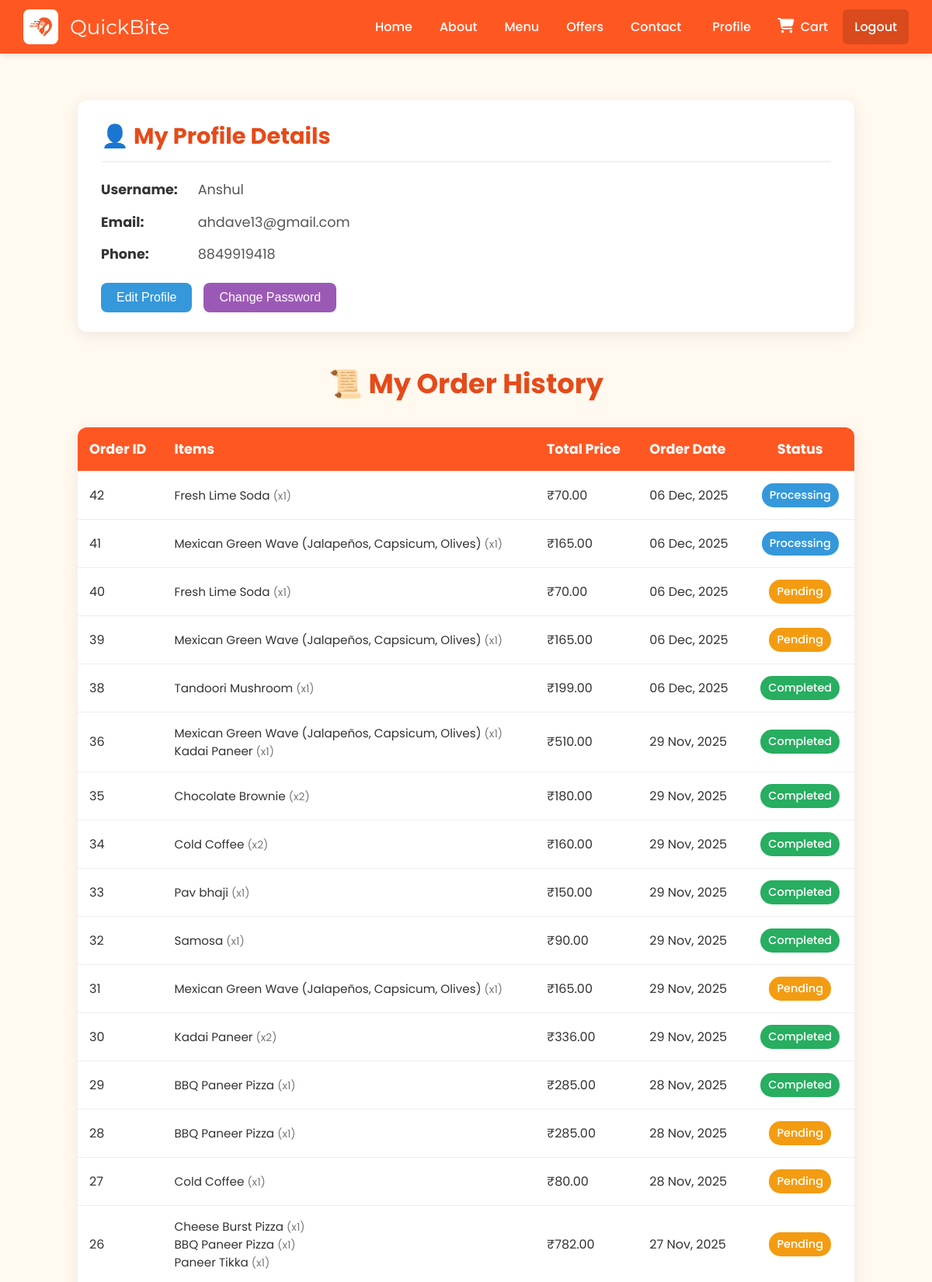
Page /profile.php (signed in, upper part) on the committed database.
### tables this page shows
CREATE TABLE `users` (
  `id` int(11) NOT NULL,
  `username` varchar(100) NOT NULL,
  `email` varchar(255) NOT NULL,
  `phone` varchar(15) NOT NULL,
  `password` varchar(100) NOT NULL
);

CREATE TABLE `orders` (
  `id` int(11) NOT NULL,
  `username` varchar(255) NOT NULL,
  `grand_total` decimal(10,2) NOT NULL,
  `discount_amount` decimal(10,2) DEFAULT 0.00,
  `offer_name` varchar(255) DEFAULT NULL,
  `order_status` varchar(50) DEFAULT 'Pending Payment',
  `payment_method` varchar(50) DEFAULT NULL,
  `created_at` timestamp NOT NULL DEFAULT current_timestamp()
);

CREATE TABLE `order_items` (
  `id` int(11) NOT NULL,
  `order_id` int(11) NOT NULL,
  `item_name` varchar(255) NOT NULL,
  `price` decimal(10,2) NOT NULL,
  `quantity` int(11) NOT NULL
);

### profile.php (the view, shortened to what this page needs)
<?php
$conn = new mysqli("localhost", "root", "", "food");
$username = $_SESSION['username'] ?? '';
$user_details = [];
$orders = [];
$pending_variants = ['Pending', 'Pending Order', 'Pending Payment'];
function normalize_status($status, $pending_variants) {
    $status = (string)$status;
    $cmp = trim($status);
    foreach ($pending_variants as $pv) {
        if (strcasecmp($cmp, $pv) === 0) {
            return ['display' => 'Pending', 'class' => 'status-pending'];
        }
    }
    if (stripos($cmp, 'complete') !== false) return ['display' => 'Completed', 'class' => 'status-completed'];
    if (stripos($cmp, 'process') !== false) return ['display' => 'Processing', 'class' => 'status-processing'];
    if (stripos($cmp, 'cancel') !== false) return ['display' => 'Cancelled', 'class' => 'status-cancelled'];
    $s = strtolower($cmp);
    $s = preg_replace('/[^a-z0-9]+/', '-', $s);
    $s = trim($s, '-');
    $class = $s ? 'status-' . $s : 'status-unknown';
    return ['display' => $status, 'class' => $class];
}
if ($username) {
    $stmt_user = $conn->prepare("SELECT id, username, email, phone FROM users WHERE username = ?");
    if ($stmt_user) {
        $stmt_user->bind_param("s", $username);
        $stmt_user->execute();
        $result_user = $stmt_user->get_result();
        if ($result_user) {
            $user_details = $result_user->fetch_assoc();
        }
    }
}
$stmt_orders = $conn->prepare("SELECT id, grand_total, order_status, created_at FROM orders WHERE username = ? ORDER BY created_at DESC");
if ($stmt_orders) {
    $stmt_orders->bind_param("s", $username);
    $stmt_orders->execute();
    $result_orders = $stmt_orders->get_result();
    if ($result_orders) {
        while ($order_row = $result_orders->fetch_assoc()) {
            $items = [];
            $items_stmt = $conn->prepare("SELECT item_name, quantity FROM order_items WHERE order_id = ?");
            if ($items_stmt) {
                $items_stmt->bind_param("i", $order_row['id']);
                $items_stmt->execute();
                $items_result = $items_stmt->get_result();
                if ($items_result) {
                    while ($item_row = $items_result->fetch_assoc()) {
                        $items[] = $item_row;
                    }
                }
            }
            $norm = normalize_status($order_row['order_status'], $pending_variants);
            $order_row['display_status'] = $norm['display'];
            $order_row['status_class'] = $norm['class'];
            $order_row['items'] = $items;
            $orders[] = $order_row;
        }
    }
}
require_once 'header.php';
?>
<div class="container">
    <div class="profile-card" id="profile-display">
        <h2>👤 My Profile Details</h2>
        <p><strong>Username:</strong> <?= htmlspecialchars($user_details['username'] ?? '') ?></p>
        <p><strong>Email:</strong> <?= htmlspecialchars($user_details['email'] ?? 'Not Set') ?></p>
        <p><strong>Phone:</strong> <?= htmlspecialchars($user_details['phone'] ?? 'Not Set') ?></p>
        <div class="action-buttons">
            <button class="btn btn-edit" onclick="toggleEditForm()">Edit Profile</button>
            <button class="btn btn-password" onclick="togglePasswordForm()">Change Password</button>
        </div>
    </div>
    <h2 class="section-title">📜 My Order History</h2>
    <table class="order-history-table">
        <thead>
            <tr>
                <th>Order ID</th>
                <th>Items</th>
                <th>Total Price</th>
                <th>Order Date</th>
                <th style="text-align:center;">Status</th>
            </tr>
        </thead>
        <tbody>
            <?php if (empty($orders)): ?>
                <tr><td colspan="5" style="text-align:center; padding:40px; color:#777;">You have no order history yet.</td></tr>
            <?php else: ?>
                <?php foreach ($orders as $order): ?>
                    <tr>
                        <td><?= htmlspecialchars($order['id']) ?></td>
                        <td class="order-items">
                            <ul>
                                <?php if (!empty($order['items'])): ?>
                                    <?php foreach ($order['items'] as $item): ?>
                                        <li><?= htmlspecialchars($item['item_name']) ?> <span class="item-qty">(x<?= (int)$item['quantity'] ?>)</span></li>
                                    <?php endforeach; ?>
                                <?php else: ?>
                                    <li style="color:#777;">(No items recorded)</li>
                                <?php endif; ?>
                            </ul>
                        </td>
                        <td>₹<?= number_format((float)$order['grand_total'], 2) ?></td>
                        <td><?= date("d M, Y", strtotime($order['created_at'])) ?></td>
                        <td style="text-align:center;">
                            <span class="status <?= htmlspecialchars($order['status_class']) ?>"><?= htmlspecialchars($order['display_status']) ?></span>
                        </td>
                    </tr>
                <?php endforeach; ?>
            <?php endif; ?>
        </tbody>
    </table>
</div>
<?php require_once 'footer.php'; ?>

### header.php (style rules this page uses)
:root { --primary-color: #ff5722; --primary-dark: #e64a19; --bg-color: #fff9f0; --surface-color: #ffffff; --text-dark: #333333; --text-light: #ffffff; --footer-bg: #222; --border-color: #e0e0e0; --shadow: 0 5px 20px rgba(0, 0, 0, 0.07); --font-heading: 'Montserrat', sans-serif; --font-body: 'Poppins', sans-serif; }
body { font-family: var(--font-body); margin: 0; background-color: var(--bg-color); color: var(--text-dark); display: flex; flex-direction: column; min-height: 100vh; }

### profile.php (style rules this page uses)
.container { max-width: 1000px; margin: 40px auto; padding: 20px; }
.profile-card, .form-card { background-color: #fff; padding: 25px 30px; border-radius: 12px; box-shadow: 0 4px 20px rgba(0,0,0,0.08); margin-bottom: 40px; }
.profile-card h2, .form-card h2 { margin-top: 0; margin-bottom: 20px; font-size: 1.8em; color: var(--primary-dark); border-bottom: 2px solid #f0f0f0; padding-bottom: 10px; }
.profile-card p { font-size: 1.1em; line-height: 1.8; color: #555; margin: 10px 0; }
.profile-card strong { color: var(--text-dark); min-width: 120px; display: inline-block; }
.action-buttons { margin-top: 20px; display: flex; gap: 15px; flex-wrap: wrap; }
.btn { padding: 10px 20px; border: none; border-radius: 8px; font-size: 1em; font-weight: 500; cursor: pointer; transition: background-color 0.3s; color: white; text-decoration: none; }
.btn-edit { background-color: #3498db; }
.btn-password { background-color: #9b59b6; }
.section-title { text-align: center; font-size: 2.2em; margin-bottom: 30px; color: var(--primary-dark); }
.order-history-table { width: 100%; border-collapse: collapse; background-color: #fff; box-shadow: 0 4px 20px rgba(0,0,0,0.08); border-radius: 12px; overflow: hidden; }
.order-history-table th, .order-history-table td { padding: 15px; text-align: left; border-bottom: 1px solid #eee; }
.order-history-table thead { background-color: var(--primary-color); color: white; font-size: 1.1em; }
.status { padding: 5px 10px; border-radius: 15px; color: white; font-weight: 500; font-size: 0.9em; text-align: center; display: inline-block; }
.status-completed { background-color: #27ae60; }
.status-pending, .status-pending-payment, .status-pending-order { background-color: #f39c12; }
.status-processing { background-color: #3498db; }
.order-items ul { list-style: none; padding: 0; margin: 0; }
.order-items li { font-size: 0.95em; color: #333; }
.order-items li .item-qty { font-size: 0.9em; color: #777; }

### rows in the picture
users: username "Anshul", email "ahdave13@gmail.com", phone "8849919418"
orders: id "42", grand_total "70.00", created_at "06 Dec, 2025", order_status "Processing"
order_items: item_name "Fresh Lime Soda", quantity "1"
orders: id "41", grand_total "165.00", created_at "06 Dec, 2025", order_status "Processing"
order_items: item_name "Mexican Green Wave (Jalapeños, Capsicum, Olives)", quantity "1"
orders: id "40", grand_total "70.00", created_at "06 Dec, 2025", display_status "Pending"
orders: id "39", grand_total "165.00", created_at "06 Dec, 2025", display_status "Pending"
orders: id "38", grand_total "199.00", created_at "06 Dec, 2025", order_status "Completed"
order_items: item_name "Tandoori Mushroom", quantity "1"
orders: id "36", grand_total "510.00", created_at "29 Nov, 2025", order_status "Completed"
order_items: item_name "Kadai Paneer", quantity "1"
orders: id "35", grand_total "180.00", created_at "29 Nov, 2025", order_status "Completed"
order_items: item_name "Chocolate Brownie", quantity "2"
orders: id "34", grand_total "160.00", created_at "29 Nov, 2025", order_status "Completed"
order_items: item_name "Cold Coffee", quantity "2"
orders: id "33", grand_total "150.00", created_at "29 Nov, 2025", order_status "Completed"
order_items: item_name "Pav bhaji", quantity "1"
orders: id "32", grand_total "90.00", created_at "29 Nov, 2025", order_status "Completed"
order_items: item_name "Samosa", quantity "1"
orders: id "31", grand_total "165.00", created_at "29 Nov, 2025", display_status "Pending"
orders: id "30", grand_total "336.00", created_at "29 Nov, 2025", order_status "Completed"
order_items: item_name "Kadai Paneer", quantity "2"
orders: id "29", grand_total "285.00", created_at "28 Nov, 2025", order_status "Completed"
order_items: item_name "BBQ Paneer Pizza", quantity "1"
orders: id "28", grand_total "285.00", created_at "28 Nov, 2025", display_status "Pending"
orders: id "27", grand_total "80.00", created_at "28 Nov, 2025", display_status "Pending"
order_items: item_name "Cold Coffee", quantity "1"
orders: id "26", grand_total "782.00", created_at "27 Nov, 2025", display_status "Pending"
order_items: item_name "Cheese Burst Pizza", quantity "1"
order_items: item_name "Paneer Tikka", quantity "1"
